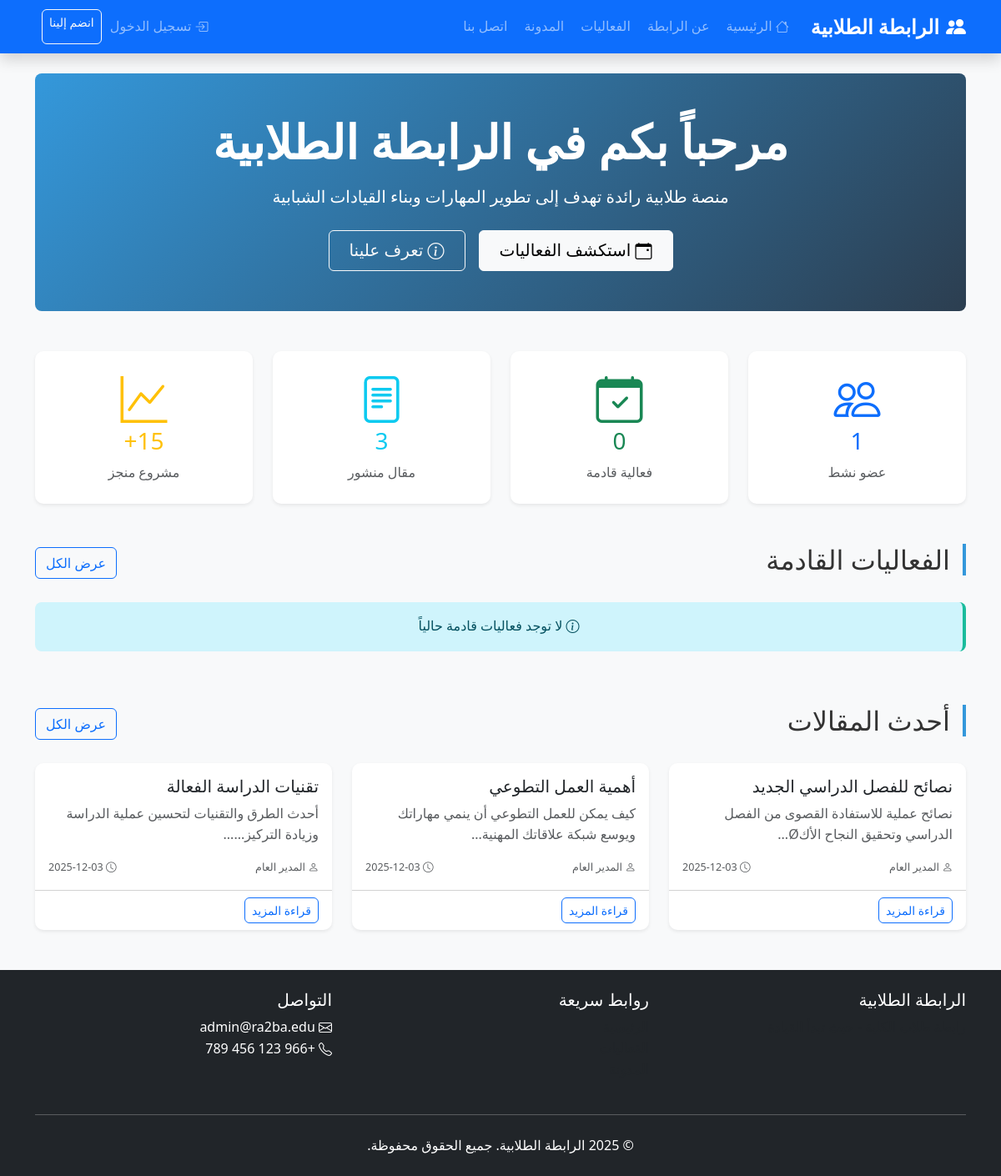
The page / on the database its author committed.
### tables this page shows
CREATE TABLE articles (
    id INT PRIMARY KEY AUTO_INCREMENT,
    title VARCHAR(255) NOT NULL,
    content LONGTEXT,
    category VARCHAR(100),
    featured_image VARCHAR(255),
    status ENUM('published', 'draft') DEFAULT 'draft',
    author_id INT,
    views INT DEFAULT 0,
    created_at TIMESTAMP DEFAULT CURRENT_TIMESTAMP,
    updated_at TIMESTAMP DEFAULT CURRENT_TIMESTAMP ON UPDATE CURRENT_TIMESTAMP,
    FOREIGN KEY (author_id) REFERENCES users(id) ON DELETE SET NULL
);

CREATE TABLE users (
    id INT PRIMARY KEY AUTO_INCREMENT,
    name VARCHAR(100) NOT NULL,
    email VARCHAR(100) UNIQUE NOT NULL,
    password VARCHAR(255) NOT NULL,
    role ENUM('admin', 'editor', 'supervisor') DEFAULT 'editor',
    committee VARCHAR(50),
    status ENUM('active', 'inactive') DEFAULT 'active',
    created_at TIMESTAMP DEFAULT CURRENT_TIMESTAMP,
    updated_at TIMESTAMP DEFAULT CURRENT_TIMESTAMP ON UPDATE CURRENT_TIMESTAMP
);

### functions.php (called while the page is built, shortened)
<?php
function isLoggedIn() {
    return isset($_SESSION['user_id']) && !empty($_SESSION['user_id']);
}
function getStatistics($pdo) {
    $stats = [];
    $stmt = $pdo->query("SELECT COUNT(*) FROM users WHERE status = 'active'");
    $stats['total_members'] = $stmt->fetchColumn();
    $stmt = $pdo->query("SELECT COUNT(*) FROM events WHERE event_date >= CURDATE() AND status = 'active'");
    $stats['upcoming_events'] = $stmt->fetchColumn();
    $stmt = $pdo->query("SELECT COUNT(*) FROM articles WHERE status = 'published'");
    $stats['published_articles'] = $stmt->fetchColumn();
    $stmt = $pdo->query("SELECT COUNT(*) FROM contact_messages WHERE status = 'new'");
    $stats['new_messages'] = $stmt->fetchColumn();
    return $stats;
}
?>

### index.php (the view, shortened to what this page needs)
<?php
require_once 'db.php';
require_once 'functions.php';
$stats = getStatistics($pdo);
$stmt = $pdo->query("
    SELECT * FROM events
    WHERE event_date >= CURDATE() AND status = 'active'
    ORDER BY event_date ASC
    LIMIT 3
");
$upcoming_events = $stmt->fetchAll();
$stmt = $pdo->query("
    SELECT a.*, u.name as author_name
    FROM articles a
    LEFT JOIN users u ON a.author_id = u.id
    WHERE a.status = 'published'
    ORDER BY a.created_at DESC
    LIMIT 3
");
$recent_articles = $stmt->fetchAll();
include 'includes/header.php';
include 'includes/navbar.php';
?>
<main class="container my-4">
    <section class="hero-section bg-primary text-white rounded-3 p-5 mb-5 text-center">
        <h1 class="display-4 fw-bold mb-3">مرحباً بكم في الرابطة الطلابية</h1>
        <p class="lead mb-4">منصة طلابية رائدة تهدف إلى تطوير المهارات وبناء القيادات الشبابية</p>
        <div class="d-flex gap-3 justify-content-center flex-wrap">
            <a href="events.php" class="btn btn-light btn-lg px-4">
                <i class="bi bi-calendar-event"></i> استكشف الفعاليات
            </a>
            <a href="about.php" class="btn btn-outline-light btn-lg px-4">
                <i class="bi bi-info-circle"></i> تعرف علينا
            </a>
        </div>
    </section>
    <section class="stats-section mb-5">
        <div class="row g-4 text-center">
            <div class="col-md-3 col-6">
                <div class="card border-0 shadow-sm h-100">
                    <div class="card-body py-4">
                        <i class="bi bi-people display-4 text-primary mb-3"></i>
                        <h3 class="text-primary"><?php echo $stats['total_members']; ?></h3>
                        <p class="text-muted mb-0">عضو نشط</p>
                    </div>
                </div>
            </div>
            <div class="col-md-3 col-6">
                <div class="card border-0 shadow-sm h-100">
                    <div class="card-body py-4">
                        <i class="bi bi-calendar-check display-4 text-success mb-3"></i>
                        <h3 class="text-success"><?php echo $stats['upcoming_events']; ?></h3>
                        <p class="text-muted mb-0">فعالية قادمة</p>
                    </div>
                </div>
            </div>
            <div class="col-md-3 col-6">
                <div class="card border-0 shadow-sm h-100">
                    <div class="card-body py-4">
                        <i class="bi bi-file-text display-4 text-info mb-3"></i>
                        <h3 class="text-info"><?php echo $stats['published_articles']; ?></h3>
                        <p class="text-muted mb-0">مقال منشور</p>
                    </div>
                </div>
            </div>
            <div class="col-md-3 col-6">
                <div class="card border-0 shadow-sm h-100">
                    <div class="card-body py-4">
                        <i class="bi bi-graph-up display-4 text-warning mb-3"></i>
                        <h3 class="text-warning">15+</h3>
                        <p class="text-muted mb-0">مشروع منجز</p>
                    </div>
                </div>
            </div>
        </div>
    </section>
    <section class="events-section mb-5">
        <div class="d-flex justify-content-between align-items-center mb-4">
            <h2 class="section-title">الفعاليات القادمة</h2>
            <a href="events.php" class="btn btn-outline-primary">عرض الكل</a>
        </div>
        <div class="row g-4">
            <?php if(empty($upcoming_events)): ?>
                <div class="col-12">
                    <div class="alert alert-info text-center">
                        <i class="bi bi-info-circle"></i> لا توجد فعاليات قادمة حالياً
                    </div>
                </div>
            <?php endif; ?>
        </div>
    </section>
    <section class="articles-section">
        <div class="d-flex justify-content-between align-items-center mb-4">
            <h2 class="section-title">أحدث المقالات</h2>
            <a href="blog.php" class="btn btn-outline-primary">عرض الكل</a>
        </div>
        <div class="row g-4">
            <?php if(empty($recent_articles)): ?>
                <div class="col-12">
                    <div class="alert alert-info text-center">
                        <i class="bi bi-info-circle"></i> لا توجد مقالات حالياً
                    </div>
                </div>
            <?php else: ?>
                <?php foreach($recent_articles as $article): ?>
                <div class="col-lg-4 col-md-6">
                    <div class="card h-100 shadow-sm">
                        <div class="card-body">
                            <h5 class="card-title"><?php echo $article['title']; ?></h5>
                            <p class="card-text text-muted"><?php echo substr(strip_tags($article['content']), 0, 120); ?>...</p>
                            <div class="article-meta d-flex justify-content-between align-items-center">
                                <small class="text-muted">
                                    <i class="bi bi-person"></i> <?php echo $article['author_name']; ?>
                                </small>
                                <small class="text-muted">
                                    <i class="bi bi-clock"></i> <?php echo date('Y-m-d', strtotime($article['created_at'])); ?>
                                </small>
                            </div>
                        </div>
                        <div class="card-footer bg-transparent">
                            <a href="article.php?id=<?php echo $article['id']; ?>" class="btn btn-outline-primary btn-sm">قراءة المزيد</a>
                        </div>
                    </div>
                </div>
                <?php endforeach; ?>
            <?php endif; ?>
        </div>
    </section>
</main>
<?php include 'includes/footer.php'; ?>

### includes/header.php (shortened to what this page needs)
<!DOCTYPE html>
<html lang="ar" dir="rtl">
<head>
    <link href="https://cdn.jsdelivr.net/npm/bootstrap@5.3.0/dist/css/bootstrap.rtl.min.css" rel="stylesheet">
    <link rel="stylesheet" href="https://cdn.jsdelivr.net/npm/bootstrap-icons@1.10.0/font/bootstrap-icons.css">
    <link rel="stylesheet" href="css/style.css">
</head>
<body>

### includes/navbar.php (shortened to what this page needs)
<nav class="navbar navbar-expand-lg navbar-dark bg-primary shadow">
    <div class="container">
        <a class="navbar-brand d-flex align-items-center" href="index.php">
            <i class="bi bi-people-fill me-2"></i>
            <strong><?php echo SITE_NAME; ?></strong>
        </a>
        <div class="collapse navbar-collapse" id="navbarNav">
            <ul class="navbar-nav me-auto">
                <li class="nav-item">
                    <a class="nav-link" href="index.php">
                        <i class="bi bi-house"></i> الرئيسية
                    </a>
                </li>
                <li class="nav-item">
                    <a class="nav-link" href="about.php">عن الرابطة</a>
                </li>
                <li class="nav-item">
                    <a class="nav-link" href="events.php">الفعاليات</a>
                </li>
                <li class="nav-item">
                    <a class="nav-link" href="blog.php">المدونة</a>
                </li>
                <li class="nav-item">
                    <a class="nav-link" href="contact.php">اتصل بنا</a>
                </li>
            </ul>
            <div class="navbar-nav">
                <?php if(isLoggedIn()): ?>
                    <a class="nav-link" href="admin/dashboard.php">
                        <i class="bi bi-speedometer2"></i> لوحة التحكم
                    </a>
                    <a class="nav-link" href="logout.php">
                        <i class="bi bi-box-arrow-left"></i> تسجيل الخروج
                    </a>
                <?php else: ?>
                    <a class="nav-link" href="login.php">
                        <i class="bi bi-box-arrow-in-right"></i> تسجيل الدخول
                    </a>
                    <a class="btn btn-outline-light btn-sm me-2" href="join.php">
                        انضم إلينا
                    </a>
                <?php endif; ?>
            </div>
        </div>
    </div>
</nav>

### includes/footer.php (shortened to what this page needs)
    <footer class="bg-dark text-white py-4 mt-5">
        <div class="container">
            <div class="row">
                <div class="col-md-4">
                    <h5><?php echo SITE_NAME; ?></h5>
                    <p class="text-muted"><?php echo SITE_DESCRIPTION; ?></p>
                </div>
                <div class="col-md-4">
                    <h5>روابط سريعة</h5>
                    <ul class="list-unstyled">
                        <li><a href="index.php" class="text-muted">الرئيسية</a></li>
                        <li><a href="events.php" class="text-muted">الفعاليات</a></li>
                        <li><a href="blog.php" class="text-muted">المدونة</a></li>
                    </ul>
                </div>
                <div class="col-md-4">
                    <h5>التواصل</h5>
                    <ul class="list-unstyled">
                        <li><i class="bi bi-envelope"></i> <?php echo ADMIN_EMAIL; ?></li>
                        <li><i class="bi bi-telephone"></i> +966 123 456 789</li>
                    </ul>
                </div>
            </div>
            <hr class="my-4">
            <div class="text-center">
                <p class="mb-0">&copy; <?php echo date('Y'); ?> <?php echo SITE_NAME; ?>. جميع الحقوق محفوظة.</p>
            </div>
        </div>
    </footer>
</body>
</html>

### css/style.css (style rules this page uses)
:root { --primary-color: #3498db; --secondary-color: #2c3e50; --accent-color: #e74c3c; --light-color: #ecf0f1; --dark-color: #2c3e50; --success-color: #2ecc71; --warning-color: #f39c12; --info-color: #1abc9c; }
* { margin: 0; padding: 0; box-sizing: border-box; }
body { font-family: 'Segoe UI', Tahoma, Geneva, Verdana, sans-serif; line-height: 1.6; background-color: #f8f9fa; color: #333; direction: rtl; }
a { text-decoration: none; transition: all 0.3s ease; }
.btn { border-radius: 6px; font-weight: 500; transition: all 0.3s ease; }
.card { border: none; border-radius: 10px; box-shadow: 0 2px 15px rgba(0, 0, 0, 0.1); transition: all 0.3s ease; }
.hero-section { background: linear-gradient(135deg, var(--primary-color), var(--secondary-color)); border-radius: 15px; position: relative; overflow: hidden; }
.hero-section::before { content: ''; position: absolute; top: 0; left: 0; right: 0; bottom: 0; background: url('../assets/pattern.png'); opacity: 0.1; }
.section-title { position: relative; padding-right: 15px; border-right: 4px solid var(--primary-color); }
.display-1, .display-2, .display-3, .display-4, .display-5, .display-6 { font-weight: 700; }
.navbar-brand { font-weight: 700; font-size: 1.5rem; }
.navbar-nav .nav-link { font-weight: 500; padding: 0.5rem 1rem; border-radius: 6px; margin: 0 2px; }
.article-meta { font-size: 0.9rem; }
.alert { border: none; border-radius: 8px; border-right: 4px solid; }
.alert-info { border-right-color: var(--info-color); }
footer { margin-top: auto; }
.bi { vertical-align: middle; }
html { scroll-behavior: smooth; }

### rows shown on the page
articles: author "1", id "3", title "تقنيات الدراسة الفعالة", content "أحدث الطرق والتقنيات لتحسين عملية الدراسة وزيادة التركيز...", author.name "المدير العام", created_at "2025-12-03"
articles: title "نصائح للفصل الدراسي الجديد", content "نصائح عملية للاستفادة القصوى من الفصل الدراسي وتحقيق النجاح الأكØ", author.name "المدير العام", created_at "2025-12-03"
articles: title "أهمية العمل التطوعي", content "كيف يمكن للعمل التطوعي أن ينمي مهاراتك ويوسع شبكة علاقاتك المهنية", author.name "المدير العام", created_at "2025-12-03"

### other values the page prints
SITE_NAME "الرابطة الطلابية"
$stats['upcoming_events'] "0"
ADMIN_EMAIL "admin@ra2ba.edu"
